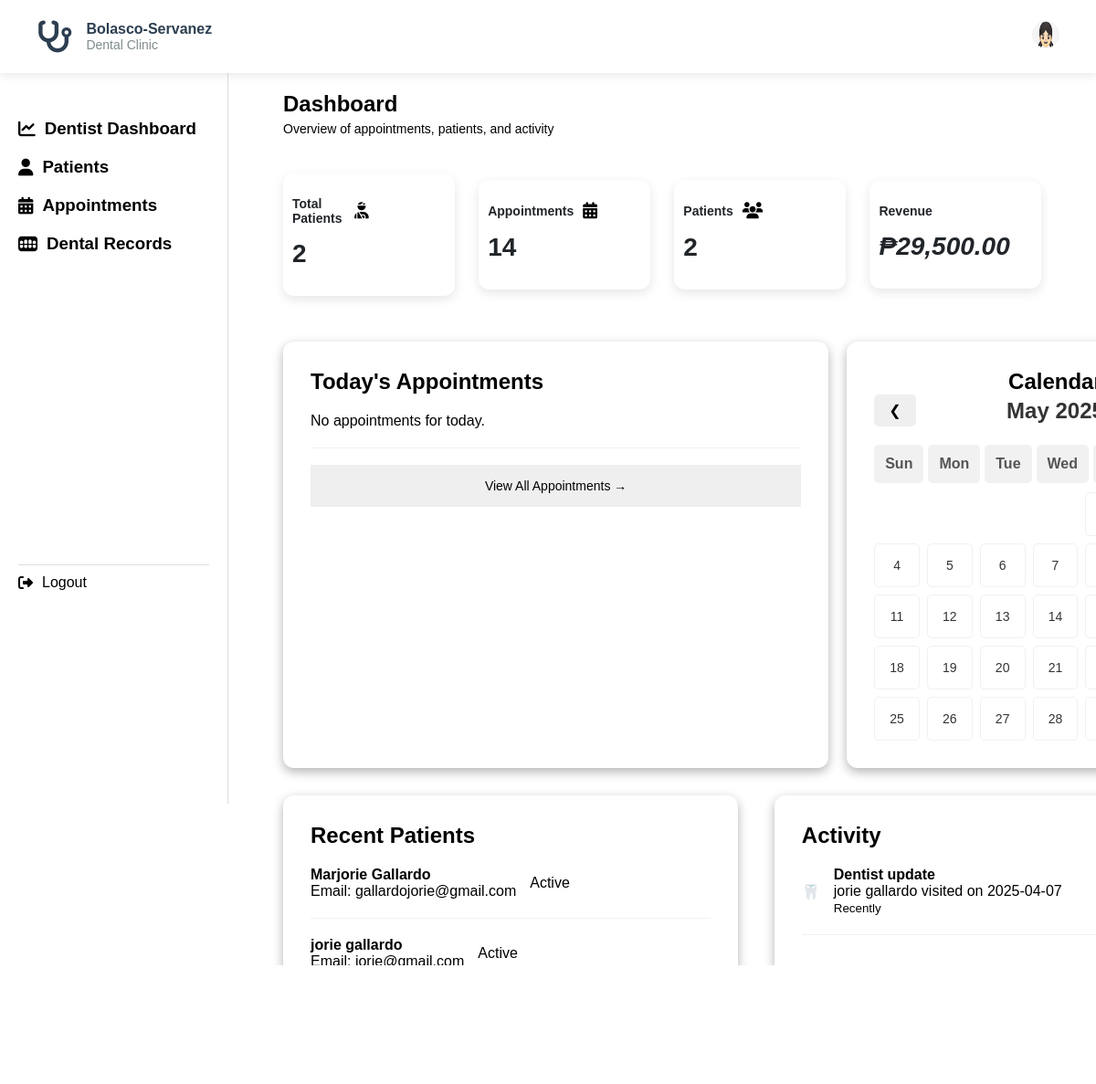
Page /dashboard.php on the committed database.
### tables this page shows
CREATE TABLE `patients` (
  `id` int(11) NOT NULL,
  `first_name` varchar(50) DEFAULT NULL,
  `last_name` varchar(50) DEFAULT NULL,
  `dob` date DEFAULT NULL,
  `gender` enum('Male','Female') DEFAULT NULL,
  `address` text DEFAULT NULL,
  `email` varchar(100) DEFAULT NULL,
  `phone` varchar(20) DEFAULT NULL,
  `allergies` text DEFAULT NULL,
  `medications` text DEFAULT NULL,
  `conditions` text DEFAULT NULL,
  `history` text DEFAULT NULL,
  `insurance_provider` varchar(100) DEFAULT NULL,
  `policy_number` varchar(50) DEFAULT NULL,
  `group_number` varchar(50) DEFAULT NULL,
  `policy_holder` varchar(100) DEFAULT NULL,
  `relationship` varchar(50) DEFAULT NULL,
  `created_at` timestamp NOT NULL DEFAULT current_timestamp()
);

CREATE TABLE `dental_records` (
  `id` int(11) NOT NULL,
  `patient_id` int(11) NOT NULL,
  `date_of_visit` date NOT NULL,
  `chief_complaint` text DEFAULT NULL,
  `oral_hygiene` enum('Good','Fair','Poor') DEFAULT NULL,
  `gum_condition` enum('Healthy','Inflamed','Bleeding') DEFAULT NULL,
  `cavities_detected` text DEFAULT NULL,
  `missing_teeth` text DEFAULT NULL,
  `plaque_tartar` enum('Yes','No') DEFAULT NULL,
  `other_observations` text DEFAULT NULL,
  `recommended_treatment` text DEFAULT NULL,
  `procedures_done` text DEFAULT NULL,
  `next_appointment` date DEFAULT NULL,
  `prescribed_medications` text DEFAULT NULL,
  `dentist_name` varchar(100) NOT NULL,
  `license_number` varchar(50) NOT NULL
);

### dashboard.php (the view, shortened to what this page needs)
<?php
include 'db.php';
$today = date('Y-m-d');
$recent_patients = $conn->query("SELECT * FROM patients ORDER BY id DESC LIMIT 5");
$total_patients = $conn->query("SELECT COUNT(*) as count FROM patients")->fetch_assoc()['count'];
$total_appointments = $conn->query("SELECT COUNT(*) as count FROM appointments")->fetch_assoc()['count'];
$activities = $conn->query("SELECT patients.first_name, patients.last_name, dental_records.date_of_visit
                            FROM dental_records
                            JOIN patients ON dental_records.patient_id = patients.id
                            ORDER BY dental_records.date_of_visit DESC LIMIT 5");
$appointment_revenues = [
    'General Checkup' => 500.00,
    'Teeth Cleaning' => 800.00,
    'Dental Crown' => 10000.00,
    'Tooth Filling' => 2000.00,
    'Root Canal' => 6500.00,
    'Tooth Extraction' => 1000.00,
    'Orthodontic Adjustment' => 2500.00,
    'Consultation' => 500.00,
];
$sql = "SELECT appointment_type, COUNT(*) as count
        FROM appointments
        GROUP BY appointment_type";
$result = $conn->query($sql);
$totalRevenue = 0;
if ($result->num_rows > 0) {
    while ($row = $result->fetch_assoc()) {
        $appointment_type = $row['appointment_type'];
        $count = $row['count'];
        $revenue = isset($appointment_revenues[$appointment_type]) ? $appointment_revenues[$appointment_type] * $count : 0;
        $totalRevenue += $revenue;
    }
}
?>
<!DOCTYPE html>
<html lang="en">
<head>
    <link rel="stylesheet" href="dash.css">
    <link rel="stylesheet" href="https://cdnjs.cloudflare.com/ajax/libs/font-awesome/6.4.2/css/all.min.css">
    <link rel="stylesheet" href="https://cdnjs.cloudflare.com/ajax/libs/font-awesome/6.5.0/css/all.min.css">
</head>
<body>
    <div class="header">
        <div class="logo-section">
            <i class="fa-solid fa-stethoscope"></i>
            <div class="logo-text">
                <h2>Bolasco-Servanez</h2>
                <p> Dental Clinic</p>
            </div>
        </div>
        <div class="user-section">
            <div class="profile" onclick="toggleDropdown()">
                <img src="images/icon/1.jpg" alt="Profile Image">
            </div>
        </div>
    </div>
    <div class="sidebar">
        <div class="menu">
            <h3> <a href="dashboard.php"><i class="fas fa-chart-line"></i> Dentist Dashboard</a></h3>
            <h3> <a href="add_patient.php"><i class="fas fa-user"></i> Patients</a> </h3>
            <h3> <a href="add_appointment.php"><i class="fas fa-calendar-alt"></i> Appointments</a> </h3>
            <h3>  <a href="dental_records.php"><i class="fa-solid fa-teeth"></i>Dental Records</a></h3>
        </div>
        <div class="logout">
            <a href="logout.php"><i class="fa-solid fa-right-from-bracket"></i>Logout</a>
        </div>
    </div>
    <div class="wrapper">
        <div class="dashContainer">
            <div class="dashHeader">
                <h1>Dashboard</h1>
                <p>Overview of appointments, patients, and activity</p>
            </div>
            <div class="stats">
                <div class="card">
                    <div class="title">
                        <h3>Total Patients</h3>
                        <i class="fas fa-user-injured"></i>
                    </div>
                    <p><?php echo $total_patients; ?></p>
                </div>
                <div class="card">
                    <div class="title">
                        <h3>Appointments</h3>
                        <i class="fas fa-calendar-alt"></i>
                    </div>
                    <p><?php echo $total_appointments; ?></p>
                </div>
                <div class="card">
                    <div class="title">
                        <h3>Patients</h3>
                        <i class="fas fa-users"></i>
                    </div>
                    <p><?php echo $total_patients; ?></p>
                </div>
                <div class="card">
                    <div class="title">
                        <h3>Revenue</h3>
                    </div>
                    <p><i>&#8369;<?php echo number_format($totalRevenue, 2); ?></i></p>
                </div>
                <div class="main-content">
                    <div class="top-section">
                    <div class="appointments">
    <h2>Today's Appointments</h2>
    <ul>
        <?php
        $sql = "SELECT * FROM appointments WHERE appointment_date = '$today'";
        $result = $conn->query($sql);
        if ($result->num_rows > 0) {
            while($row = $result->fetch_assoc()) {
                $formatted_time = date("g:i A", strtotime($row['appointment_time']));
                echo "<li>";
                echo "<div class='info'>";
                echo "<strong>" . htmlspecialchars($row['patient_name']) . " <span style='color: #2b8a3e;'>(Scheduled)</span></strong><br>";
                echo "<p>" . $formatted_time . " - " . htmlspecialchars($row['appointment_type']) . "</p>";
                echo "</div>";
                echo "<button class='view-btn'>";
                echo "<i class='fa-solid fa-file'></i> View";
                echo "</button>";
                echo "</li>";
            }
        } else {
            echo "<li>No appointments for today.</li>";
        }
        ?>
    </ul>
    <br>
    <a href="add_appointment.php">
        <button class="view-all">View All Appointments →</button>
    </a>
</div>
                        <div class="calendar-container">
                            <h2>Calendar</h2>
                            <div class="calendar-box">
                                <div class="calendar-header">
                                    <button id="prev-btn">❮</button>
                                    <h2 id="month-year"></h2>
                                </div>
                                <div class="day-names">
                                    <div class="day-name">Sun</div>
                                    <div class="day-name">Mon</div>
                                    <div class="day-name">Tue</div>
                                    <div class="day-name">Wed</div>
                                    <div class="day-name">Thu</div>
                                </div>
                                <div class="calendar-grid" id="calendar-days"></div>
                            </div>
                        </div>
                    </div>
                    <div class="bottom-section">
                        <div class="recent-patients">
                            <h2>Recent Patients</h2>
                            <ul>
                                <?php while($p = $recent_patients->fetch_assoc()): ?>
                                    <li>
                                        <div class="info">
                                            <strong><?php echo $p['first_name'] . ' ' . $p['last_name']; ?></strong>
                                            <p>Email: <?php echo $p['email']; ?></p>
                                        </div>
                                        <span class="status active">Active</span>
                                    </li>
                                <?php endwhile; ?>
                            </ul>
                            <a href="add_patient.php">
                                <button class="view-all">View All Patients →</button>
                            </a>
                        </div>
                        <div class="activity">
                            <h2>Activity</h2>
                            <ul>
                                <?php while($a = $activities->fetch_assoc()): ?>
                                    <li>
                                        <span class="icon">🦷</span>
                                        <div>
                                            <strong>Dentist update</strong>
                                            <p><?php echo $a['first_name'] . ' ' . $a['last_name']; ?> visited on <?php echo $a['date_of_visit']; ?></p>
                                            <small>Recently</small>
                                        </div>
                                    </li>
                                <?php endwhile; ?>
                            </ul>
                        </div>
                    </div>
                </div>
            </div>
        </div>
    </div>
</body>
</html>

### dashboard.php (style rules this page uses)
.wrapper { display: flex; flex-direction: column; margin-left: 250px; margin-top: 40px; min-height: 100vh; overflow-y: auto; }

### rows in the picture
patients: first_name "Marjorie", last_name "Gallardo", email "gallardojorie@gmail.com"
patients: first_name "jorie", last_name "gallardo", email "jorie@gmail.com"
dental_records: patient.first_name "jorie", patient.last_name "gallardo", date_of_visit "2025-04-07"

### other values in the picture
$total_patients "2"
$total_appointments "14"
$totalRevenue "29,500.00"
